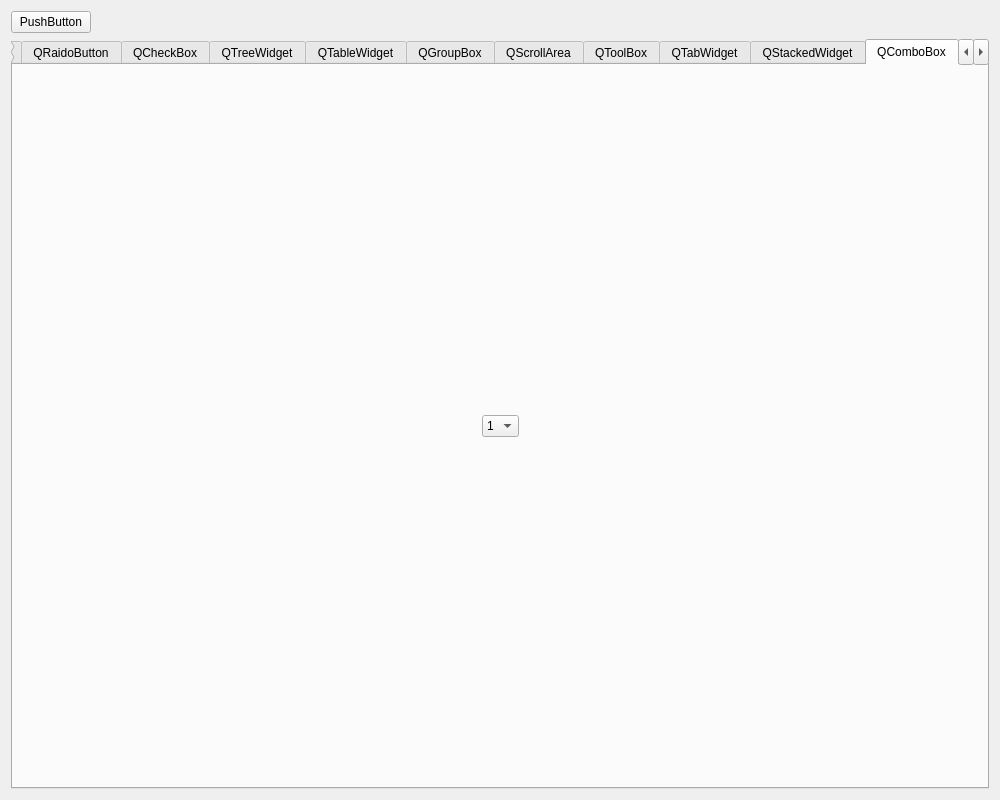
<?xml version="1.0" encoding="UTF-8"?>
<ui version="4.0">
 <class>MainWidgetClass</class>
 <widget class="QWidget" name="MainWidgetClass">
  <property name="geometry">
   <rect>
    <x>0</x>
    <y>0</y>
    <width>1000</width>
    <height>800</height>
   </rect>
  </property>
  <property name="windowTitle">
   <string>MainWidget</string>
  </property>
  <layout class="QGridLayout" name="gridLayout">
   <item row="0" column="0">
    <layout class="QVBoxLayout" name="verticalLayout">
     <item>
      <layout class="QHBoxLayout" name="horizontalLayout">
       <item>
        <widget class="QPushButton" name="pushButton">
         <property name="text">
          <string>PushButton</string>
         </property>
        </widget>
       </item>
       <item>
        <spacer name="horizontalSpacer">
         <property name="orientation">
          <enum>Qt::Horizontal</enum>
         </property>
         <property name="sizeHint" stdset="0">
          <size>
           <width>40</width>
           <height>20</height>
          </size>
         </property>
        </spacer>
       </item>
      </layout>
     </item>
     <item>
      <widget class="QTabWidget" name="tabWidget">
       <property name="currentIndex">
        <number>11</number>
       </property>
       <widget class="QWidget" name="tab">
        <attribute name="title">
         <string>QPushButton</string>
        </attribute>
        <layout class="QGridLayout" name="gridLayout_2">
         <item row="0" column="1">
          <spacer name="verticalSpacer_2">
           <property name="orientation">
            <enum>Qt::Vertical</enum>
           </property>
           <property name="sizeHint" stdset="0">
            <size>
             <width>20</width>
             <height>256</height>
            </size>
           </property>
          </spacer>
         </item>
         <item row="1" column="0">
          <spacer name="horizontalSpacer_2">
           <property name="orientation">
            <enum>Qt::Horizontal</enum>
           </property>
           <property name="sizeHint" stdset="0">
            <size>
             <width>402</width>
             <height>20</height>
            </size>
           </property>
          </spacer>
         </item>
         <item row="1" column="1">
          <widget class="QPushButton" name="pushButton_2">
           <property name="text">
            <string>PushButton</string>
           </property>
          </widget>
         </item>
         <item row="1" column="2">
          <spacer name="horizontalSpacer_3">
           <property name="orientation">
            <enum>Qt::Horizontal</enum>
           </property>
           <property name="sizeHint" stdset="0">
            <size>
             <width>401</width>
             <height>20</height>
            </size>
           </property>
          </spacer>
         </item>
         <item row="2" column="1">
          <spacer name="verticalSpacer">
           <property name="orientation">
            <enum>Qt::Vertical</enum>
           </property>
           <property name="sizeHint" stdset="0">
            <size>
             <width>20</width>
             <height>256</height>
            </size>
           </property>
          </spacer>
         </item>
        </layout>
       </widget>
       <widget class="QWidget" name="tab_2">
        <attribute name="title">
         <string>QToolButton</string>
        </attribute>
        <layout class="QGridLayout" name="gridLayout_3">
         <item row="1" column="0">
          <widget class="QToolButton" name="toolButton">
           <property name="text">
            <string>...</string>
           </property>
          </widget>
         </item>
         <item row="2" column="0">
          <spacer name="verticalSpacer_3">
           <property name="orientation">
            <enum>Qt::Vertical</enum>
           </property>
           <property name="sizeHint" stdset="0">
            <size>
             <width>20</width>
             <height>40</height>
            </size>
           </property>
          </spacer>
         </item>
         <item row="0" column="0">
          <spacer name="verticalSpacer_4">
           <property name="orientation">
            <enum>Qt::Vertical</enum>
           </property>
           <property name="sizeHint" stdset="0">
            <size>
             <width>20</width>
             <height>40</height>
            </size>
           </property>
          </spacer>
         </item>
        </layout>
       </widget>
       <widget class="QWidget" name="tab_3">
        <attribute name="title">
         <string>QRaidoButton</string>
        </attribute>
        <layout class="QVBoxLayout" name="verticalLayout_3">
         <item>
          <spacer name="verticalSpacer_7">
           <property name="orientation">
            <enum>Qt::Vertical</enum>
           </property>
           <property name="sizeHint" stdset="0">
            <size>
             <width>20</width>
             <height>259</height>
            </size>
           </property>
          </spacer>
         </item>
         <item>
          <layout class="QHBoxLayout" name="horizontalLayout_3">
           <item>
            <spacer name="horizontalSpacer_14">
             <property name="orientation">
              <enum>Qt::Horizontal</enum>
             </property>
             <property name="sizeHint" stdset="0">
              <size>
               <width>40</width>
               <height>20</height>
              </size>
             </property>
            </spacer>
           </item>
           <item>
            <widget class="QRadioButton" name="radioButton">
             <property name="text">
              <string>RadioButton</string>
             </property>
            </widget>
           </item>
           <item>
            <widget class="QRadioButton" name="radioButton_2">
             <property name="text">
              <string>RadioButton</string>
             </property>
            </widget>
           </item>
           <item>
            <spacer name="horizontalSpacer_15">
             <property name="orientation">
              <enum>Qt::Horizontal</enum>
             </property>
             <property name="sizeHint" stdset="0">
              <size>
               <width>40</width>
               <height>20</height>
              </size>
             </property>
            </spacer>
           </item>
          </layout>
         </item>
         <item>
          <spacer name="verticalSpacer_8">
           <property name="orientation">
            <enum>Qt::Vertical</enum>
           </property>
           <property name="sizeHint" stdset="0">
            <size>
             <width>20</width>
             <height>259</height>
            </size>
           </property>
          </spacer>
         </item>
        </layout>
       </widget>
       <widget class="QWidget" name="tab_4">
        <attribute name="title">
         <string>QCheckBox</string>
        </attribute>
        <layout class="QVBoxLayout" name="verticalLayout_2">
         <item>
          <spacer name="verticalSpacer_5">
           <property name="orientation">
            <enum>Qt::Vertical</enum>
           </property>
           <property name="sizeHint" stdset="0">
            <size>
             <width>20</width>
             <height>259</height>
            </size>
           </property>
          </spacer>
         </item>
         <item>
          <layout class="QHBoxLayout" name="horizontalLayout_2">
           <item>
            <spacer name="horizontalSpacer_12">
             <property name="orientation">
              <enum>Qt::Horizontal</enum>
             </property>
             <property name="sizeHint" stdset="0">
              <size>
               <width>40</width>
               <height>20</height>
              </size>
             </property>
            </spacer>
           </item>
           <item>
            <widget class="QCheckBox" name="checkBox">
             <property name="text">
              <string>CheckBox</string>
             </property>
            </widget>
           </item>
           <item>
            <widget class="QCheckBox" name="checkBox_2">
             <property name="text">
              <string>CheckBox</string>
             </property>
            </widget>
           </item>
           <item>
            <spacer name="horizontalSpacer_13">
             <property name="orientation">
              <enum>Qt::Horizontal</enum>
             </property>
             <property name="sizeHint" stdset="0">
              <size>
               <width>40</width>
               <height>20</height>
              </size>
             </property>
            </spacer>
           </item>
          </layout>
         </item>
         <item>
          <spacer name="verticalSpacer_6">
           <property name="orientation">
            <enum>Qt::Vertical</enum>
           </property>
           <property name="sizeHint" stdset="0">
            <size>
             <width>20</width>
             <height>259</height>
            </size>
           </property>
          </spacer>
         </item>
        </layout>
       </widget>
       <widget class="QWidget" name="tab_5">
        <attribute name="title">
         <string>QTreeWidget</string>
        </attribute>
        <layout class="QGridLayout" name="gridLayout_13">
         <item row="0" column="0">
          <widget class="QTreeWidget" name="treeWidget">
           <column>
            <property name="text">
             <string notr="true">col1</string>
            </property>
           </column>
           <column>
            <property name="text">
             <string>col2</string>
            </property>
           </column>
           <item>
            <property name="text">
             <string>1</string>
            </property>
            <item>
             <property name="text">
              <string>1.1</string>
             </property>
            </item>
           </item>
           <item>
            <property name="text">
             <string>2</string>
            </property>
            <item>
             <property name="text">
              <string>2.1</string>
             </property>
            </item>
           </item>
           <item>
            <property name="text">
             <string>3</string>
            </property>
            <item>
             <property name="text">
              <string>3.1</string>
             </property>
            </item>
           </item>
           <item>
            <property name="text">
             <string>4</string>
            </property>
            <property name="text">
             <string>4.1</string>
            </property>
           </item>
          </widget>
         </item>
        </layout>
       </widget>
       <widget class="QWidget" name="tab_6">
        <attribute name="title">
         <string>QTableWidget</string>
        </attribute>
        <layout class="QGridLayout" name="gridLayout_12">
         <item row="0" column="0">
          <widget class="QTableWidget" name="tableWidget">
           <row>
            <property name="text">
             <string>1</string>
            </property>
           </row>
           <row>
            <property name="text">
             <string>2</string>
            </property>
           </row>
           <column>
            <property name="text">
             <string>1</string>
            </property>
           </column>
           <column>
            <property name="text">
             <string>2</string>
            </property>
           </column>
           <item row="0" column="0">
            <property name="text">
             <string>1</string>
            </property>
           </item>
           <item row="0" column="1">
            <property name="text">
             <string>2</string>
            </property>
           </item>
           <item row="1" column="0">
            <property name="text">
             <string>1</string>
            </property>
           </item>
           <item row="1" column="1">
            <property name="text">
             <string>2</string>
            </property>
           </item>
          </widget>
         </item>
        </layout>
       </widget>
       <widget class="QWidget" name="tab_7">
        <attribute name="title">
         <string>QGroupBox</string>
        </attribute>
        <layout class="QGridLayout" name="gridLayout_11">
         <item row="0" column="0">
          <widget class="QGroupBox" name="groupBox">
           <property name="title">
            <string>GroupBox</string>
           </property>
          </widget>
         </item>
        </layout>
       </widget>
       <widget class="QWidget" name="tab_8">
        <attribute name="title">
         <string>QScrollArea</string>
        </attribute>
        <layout class="QGridLayout" name="gridLayout_10">
         <item row="0" column="0">
          <widget class="QScrollArea" name="scrollArea">
           <property name="widgetResizable">
            <bool>true</bool>
           </property>
           <widget class="QWidget" name="scrollAreaWidgetContents">
            <property name="geometry">
             <rect>
              <x>0</x>
              <y>0</y>
              <width>98</width>
              <height>28</height>
             </rect>
            </property>
           </widget>
          </widget>
         </item>
        </layout>
       </widget>
       <widget class="QWidget" name="tab_9">
        <attribute name="title">
         <string>QToolBox</string>
        </attribute>
        <layout class="QGridLayout" name="gridLayout_9">
         <item row="0" column="0">
          <spacer name="horizontalSpacer_10">
           <property name="orientation">
            <enum>Qt::Horizontal</enum>
           </property>
           <property name="sizeHint" stdset="0">
            <size>
             <width>40</width>
             <height>20</height>
            </size>
           </property>
          </spacer>
         </item>
         <item row="0" column="1">
          <widget class="QToolBox" name="toolBox">
           <property name="currentIndex">
            <number>0</number>
           </property>
           <widget class="QWidget" name="page">
            <property name="geometry">
             <rect>
              <x>0</x>
              <y>0</y>
              <width>98</width>
              <height>28</height>
             </rect>
            </property>
            <attribute name="label">
             <string>Page 1</string>
            </attribute>
           </widget>
           <widget class="QWidget" name="page_2">
            <property name="geometry">
             <rect>
              <x>0</x>
              <y>0</y>
              <width>98</width>
              <height>28</height>
             </rect>
            </property>
            <attribute name="label">
             <string>Page 2</string>
            </attribute>
           </widget>
          </widget>
         </item>
         <item row="0" column="2">
          <spacer name="horizontalSpacer_11">
           <property name="orientation">
            <enum>Qt::Horizontal</enum>
           </property>
           <property name="sizeHint" stdset="0">
            <size>
             <width>40</width>
             <height>20</height>
            </size>
           </property>
          </spacer>
         </item>
        </layout>
       </widget>
       <widget class="QWidget" name="tab_10">
        <attribute name="title">
         <string>QTabWidget</string>
        </attribute>
        <layout class="QGridLayout" name="gridLayout_8">
         <item row="0" column="0">
          <widget class="QTabWidget" name="tabWidget_2">
           <widget class="QWidget" name="tab_12">
            <attribute name="title">
             <string>Tab 1</string>
            </attribute>
           </widget>
           <widget class="QWidget" name="tab_13">
            <attribute name="title">
             <string>Tab 2</string>
            </attribute>
           </widget>
          </widget>
         </item>
        </layout>
       </widget>
       <widget class="QWidget" name="tab_11">
        <attribute name="title">
         <string>QStackedWidget</string>
        </attribute>
        <layout class="QGridLayout" name="gridLayout_4">
         <item row="0" column="0">
          <widget class="QStackedWidget" name="stackedWidget">
           <property name="currentIndex">
            <number>1</number>
           </property>
           <widget class="QWidget" name="page_3"/>
           <widget class="QWidget" name="page_4"/>
          </widget>
         </item>
        </layout>
       </widget>
       <widget class="QWidget" name="tab_14">
        <attribute name="title">
         <string>QComboBox</string>
        </attribute>
        <layout class="QGridLayout" name="gridLayout_5">
         <item row="0" column="0">
          <spacer name="horizontalSpacer_4">
           <property name="orientation">
            <enum>Qt::Horizontal</enum>
           </property>
           <property name="sizeHint" stdset="0">
            <size>
             <width>405</width>
             <height>20</height>
            </size>
           </property>
          </spacer>
         </item>
         <item row="0" column="1">
          <widget class="QComboBox" name="comboBox">
           <item>
            <property name="text">
             <string>1</string>
            </property>
           </item>
           <item>
            <property name="text">
             <string>2</string>
            </property>
           </item>
           <item>
            <property name="text">
             <string>3</string>
            </property>
           </item>
          </widget>
         </item>
         <item row="0" column="2">
          <spacer name="horizontalSpacer_5">
           <property name="orientation">
            <enum>Qt::Horizontal</enum>
           </property>
           <property name="sizeHint" stdset="0">
            <size>
             <width>404</width>
             <height>20</height>
            </size>
           </property>
          </spacer>
         </item>
        </layout>
       </widget>
       <widget class="QWidget" name="tab_15">
        <attribute name="title">
         <string>QLineEdit</string>
        </attribute>
        <layout class="QGridLayout" name="gridLayout_6">
         <item row="0" column="0">
          <spacer name="horizontalSpacer_6">
           <property name="orientation">
            <enum>Qt::Horizontal</enum>
           </property>
           <property name="sizeHint" stdset="0">
            <size>
             <width>298</width>
             <height>20</height>
            </size>
           </property>
          </spacer>
         </item>
         <item row="0" column="1">
          <widget class="QLineEdit" name="lineEdit">
           <property name="text">
            <string>1</string>
           </property>
          </widget>
         </item>
         <item row="0" column="2">
          <spacer name="horizontalSpacer_7">
           <property name="orientation">
            <enum>Qt::Horizontal</enum>
           </property>
           <property name="sizeHint" stdset="0">
            <size>
             <width>298</width>
             <height>20</height>
            </size>
           </property>
          </spacer>
         </item>
        </layout>
       </widget>
       <widget class="QWidget" name="tab_16">
        <attribute name="title">
         <string>QLabel</string>
        </attribute>
        <layout class="QGridLayout" name="gridLayout_7">
         <item row="0" column="0">
          <spacer name="horizontalSpacer_8">
           <property name="orientation">
            <enum>Qt::Horizontal</enum>
           </property>
           <property name="sizeHint" stdset="0">
            <size>
             <width>412</width>
             <height>20</height>
            </size>
           </property>
          </spacer>
         </item>
         <item row="0" column="1">
          <widget class="QLabel" name="label">
           <property name="text">
            <string>TextLabel</string>
           </property>
          </widget>
         </item>
         <item row="0" column="2">
          <spacer name="horizontalSpacer_9">
           <property name="orientation">
            <enum>Qt::Horizontal</enum>
           </property>
           <property name="sizeHint" stdset="0">
            <size>
             <width>412</width>
             <height>20</height>
            </size>
           </property>
          </spacer>
         </item>
        </layout>
       </widget>
      </widget>
     </item>
    </layout>
   </item>
  </layout>
 </widget>
 <layoutdefault spacing="6" margin="11"/>
 <resources>
  <include location="MainWidget.qrc"/>
 </resources>
 <connections>
  <connection>
   <sender>pushButton</sender>
   <signal>clicked()</signal>
   <receiver>MainWidgetClass</receiver>
   <slot>reloadStyleSheet()</slot>
   <hints>
    <hint type="sourcelabel">
     <x>50</x>
     <y>25</y>
    </hint>
    <hint type="destinationlabel">
     <x>59</x>
     <y>-52</y>
    </hint>
   </hints>
  </connection>
 </connections>
 <slots>
  <slot>reloadStyleSheet()</slot>
 </slots>
</ui>
